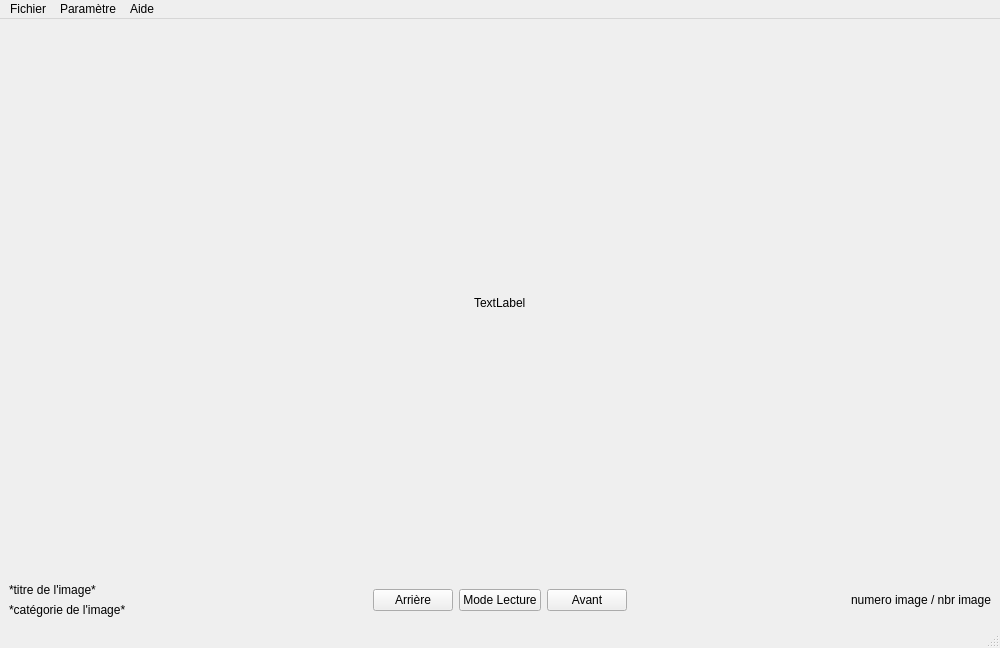
<?xml version="1.0" encoding="UTF-8"?>
<ui version="4.0">
 <class>Lecteur</class>
 <widget class="QMainWindow" name="Lecteur">
  <property name="geometry">
   <rect>
    <x>0</x>
    <y>0</y>
    <width>1000</width>
    <height>648</height>
   </rect>
  </property>
  <property name="windowTitle">
   <string>lecteurVueV1</string>
  </property>
  <widget class="QWidget" name="centralwidget">
   <layout class="QVBoxLayout" name="verticalLayout_3">
    <item alignment="Qt::AlignHCenter">
     <widget class="QLabel" name="Image">
      <property name="sizePolicy">
       <sizepolicy hsizetype="Preferred" vsizetype="Expanding">
        <horstretch>0</horstretch>
        <verstretch>0</verstretch>
       </sizepolicy>
      </property>
      <property name="text">
       <string>TextLabel</string>
      </property>
     </widget>
    </item>
    <item>
     <layout class="QVBoxLayout" name="verticalLayout_2">
      <item>
       <layout class="QHBoxLayout" name="horizontalLayout">
        <item>
         <layout class="QVBoxLayout" name="verticalLayout">
          <item>
           <widget class="QLabel" name="TexteTitre">
            <property name="maximumSize">
             <size>
              <width>200</width>
              <height>16777215</height>
             </size>
            </property>
            <property name="text">
             <string>*titre de l'image*</string>
            </property>
           </widget>
          </item>
          <item>
           <widget class="QLabel" name="TexteCategorie">
            <property name="minimumSize">
             <size>
              <width>200</width>
              <height>0</height>
             </size>
            </property>
            <property name="maximumSize">
             <size>
              <width>200</width>
              <height>16777215</height>
             </size>
            </property>
            <property name="text">
             <string>*catégorie de l'image*</string>
            </property>
           </widget>
          </item>
         </layout>
        </item>
        <item>
         <spacer name="horizontalSpacer">
          <property name="orientation">
           <enum>Qt::Horizontal</enum>
          </property>
          <property name="sizeHint" stdset="0">
           <size>
            <width>40</width>
            <height>20</height>
           </size>
          </property>
         </spacer>
        </item>
        <item>
         <widget class="QPushButton" name="bArriere">
          <property name="text">
           <string>Arrière</string>
          </property>
         </widget>
        </item>
        <item>
         <widget class="QPushButton" name="bModeLecture">
          <property name="text">
           <string>Mode Lecture</string>
          </property>
         </widget>
        </item>
        <item>
         <widget class="QPushButton" name="bAvant">
          <property name="text">
           <string>Avant</string>
          </property>
         </widget>
        </item>
        <item>
         <spacer name="horizontalSpacer_2">
          <property name="orientation">
           <enum>Qt::Horizontal</enum>
          </property>
          <property name="sizeHint" stdset="0">
           <size>
            <width>40</width>
            <height>20</height>
           </size>
          </property>
         </spacer>
        </item>
        <item>
         <widget class="QLabel" name="TexteNumeroImage">
          <property name="minimumSize">
           <size>
            <width>200</width>
            <height>0</height>
           </size>
          </property>
          <property name="maximumSize">
           <size>
            <width>200</width>
            <height>16777215</height>
           </size>
          </property>
          <property name="text">
           <string>numero image / nbr image</string>
          </property>
          <property name="alignment">
           <set>Qt::AlignRight|Qt::AlignTrailing|Qt::AlignVCenter</set>
          </property>
         </widget>
        </item>
       </layout>
      </item>
     </layout>
    </item>
   </layout>
  </widget>
  <widget class="QMenuBar" name="menubar">
   <property name="geometry">
    <rect>
     <x>0</x>
     <y>0</y>
     <width>1000</width>
     <height>22</height>
    </rect>
   </property>
   <widget class="QMenu" name="menuFichier">
    <property name="title">
     <string>Fichier</string>
    </property>
    <addaction name="actionOuvrir"/>
    <addaction name="actionFermer"/>
    <addaction name="separator"/>
    <addaction name="actionAvancer"/>
    <addaction name="actionArriere"/>
    <addaction name="separator"/>
    <addaction name="actionQuitter"/>
   </widget>
   <widget class="QMenu" name="menuParam_tre">
    <property name="title">
     <string>Paramètre</string>
    </property>
    <widget class="QMenu" name="menuParam_trer">
     <property name="title">
      <string>Paramétrer </string>
     </property>
     <addaction name="actionVitesse"/>
    </widget>
    <addaction name="menuParam_trer"/>
    <addaction name="actionCharger_diaporama"/>
    <addaction name="action_Enlever_diaporama"/>
   </widget>
   <widget class="QMenu" name="menuAide">
    <property name="title">
     <string>Aide</string>
    </property>
    <addaction name="actionA_propos_de"/>
   </widget>
   <addaction name="menuFichier"/>
   <addaction name="menuParam_tre"/>
   <addaction name="menuAide"/>
  </widget>
  <widget class="QStatusBar" name="statusbar"/>
  <action name="actionOuvrir">
   <property name="text">
    <string>Ouvrir</string>
   </property>
   <property name="shortcut">
    <string>Ctrl+0</string>
   </property>
  </action>
  <action name="actionFermer">
   <property name="text">
    <string>Fermer</string>
   </property>
   <property name="shortcut">
    <string>Ctrl+F</string>
   </property>
  </action>
  <action name="actionQuitter">
   <property name="text">
    <string>Quitter</string>
   </property>
   <property name="shortcut">
    <string>Ctrl+Q</string>
   </property>
  </action>
  <action name="actionAvancer">
   <property name="text">
    <string>Avancer</string>
   </property>
  </action>
  <action name="actionArriere">
   <property name="text">
    <string>Arrière</string>
   </property>
  </action>
  <action name="actionVitesse">
   <property name="text">
    <string>Vitesse</string>
   </property>
  </action>
  <action name="actionCharger_diaporama">
   <property name="text">
    <string>Charger diaporama</string>
   </property>
  </action>
  <action name="action_Enlever_diaporama">
   <property name="text">
    <string> Enlever diaporama </string>
   </property>
  </action>
  <action name="actionA_propos_de">
   <property name="text">
    <string>A propos de ...</string>
   </property>
  </action>
 </widget>
 <resources/>
 <connections/>
</ui>
